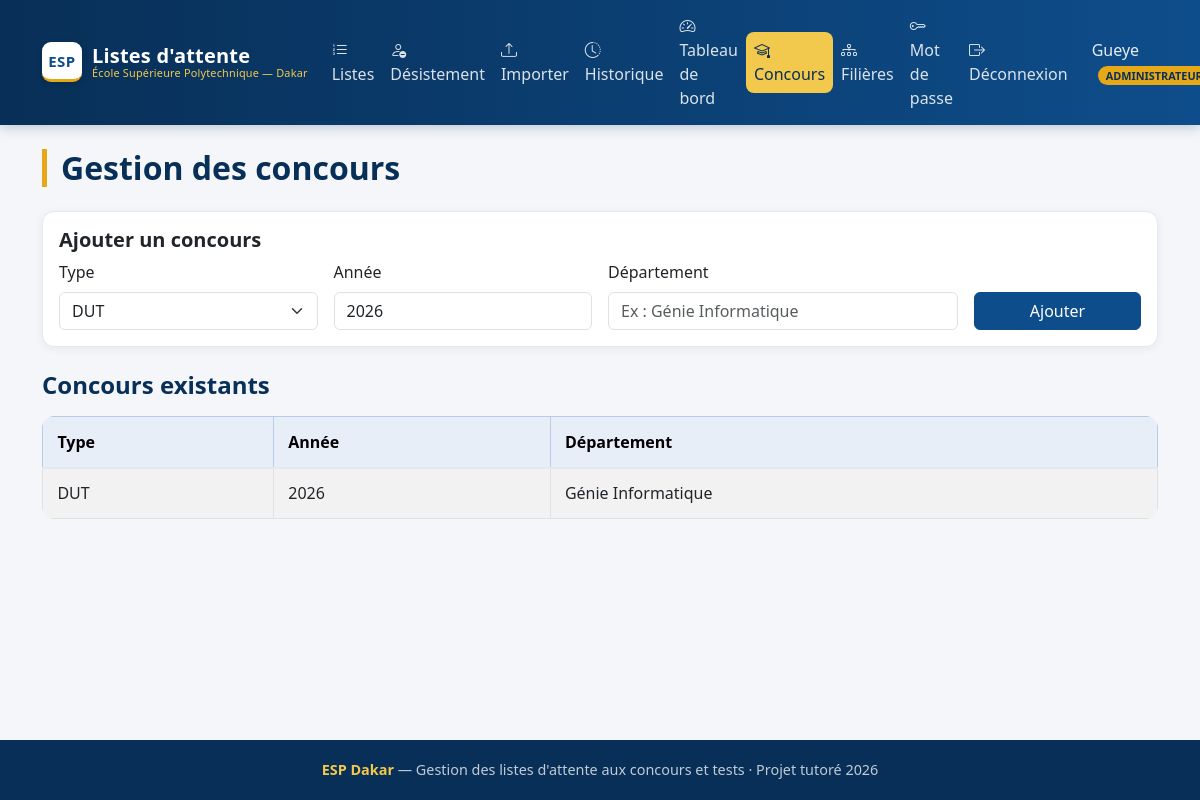
Screenshot of /pages/concours.php (signed in) with the database file from the repository.
### tables this page shows
CREATE TABLE concours (
    id INT AUTO_INCREMENT PRIMARY KEY,
    type ENUM('DUT', 'DIC', 'LICENCE') NOT NULL,
    annee INT NOT NULL,
    departement VARCHAR(100) NOT NULL
);

### pages/concours.php (the view, shortened to what this page needs)
<?php
require '../config/database.php';
include '../includes/header.php';
$concours = $pdo->query("SELECT * FROM concours ORDER BY annee DESC, type")->fetchAll();
?>
<h2 class="page-title">Gestion des concours</h2>
<div class="card mb-4">
    <div class="card-body">
        <h5 class="card-title">Ajouter un concours</h5>
        <form method="POST">
            <div class="row g-3">
                <div class="col-md-3">
                    <label class="form-label">Type</label>
                    <select name="type" class="form-select" required>
                        <option value="DUT">DUT</option>
                    </select>
                </div>
                <div class="col-md-3">
                    <label class="form-label">Année</label>
                    <input type="number" name="annee" class="form-control" value="2026" required>
                </div>
                <div class="col-md-4">
                    <label class="form-label">Département</label>
                    <input type="text" name="departement" class="form-control" placeholder="Ex : Génie Informatique" required>
                </div>
                <div class="col-md-2 d-flex align-items-end">
                    <button type="submit" class="btn btn-primary w-100">Ajouter</button>
                </div>
            </div>
        </form>
    </div>
</div>
<h4 class="mb-3">Concours existants</h4>
<table class="table table-striped table-bordered">
    <thead class="table-primary">
        <tr>
            <th>Type</th>
            <th>Année</th>
            <th>Département</th>
        </tr>
    </thead>
    <tbody>
        <?php if (count($concours) === 0): ?>
            <tr><td colspan="3" class="text-center text-muted">Aucun concours enregistré</td></tr>
        <?php else: ?>
            <?php foreach ($concours as $c): ?>
                <tr>
                    <td><?= htmlspecialchars($c['type']) ?></td>
                    <td><?= $c['annee'] ?></td>
                    <td><?= htmlspecialchars($c['departement']) ?></td>
                </tr>
            <?php endforeach; ?>
        <?php endif; ?>
    </tbody>
</table>
<?php include '../includes/footer.php'; ?>

### assets/css/style.css (style rules this page uses)
:root { --esp-blue: #0E4D8B; --esp-blue-dark: #0A3A6B; --esp-blue-darker: #082F57; --esp-gold: #E6A817; --esp-gold-light: #F2C94C; --esp-bg: #f4f6f9; --esp-surface:#ffffff; --esp-text: #243140; --esp-muted: #6b7a8d; --esp-border: #e4e9f0; --esp-radius: 12px; --esp-shadow: 0 2px 10px rgba(16, 42, 77, 0.06); --esp-shadow-hover: 0 6px 22px rgba(16, 42, 77, 0.12); --bs-primary: var(--esp-blue); --bs-primary-rgb: 14, 77, 139; }
body { background-color: var(--esp-bg); color: var(--esp-text); font-family: "Segoe UI", system-ui, -apple-system, Arial, sans-serif; display: flex; flex-direction: column; min-height: 100vh; }
h1, h2, h3, h4, h5 { color: var(--esp-blue-darker); font-weight: 600; }
.card { border: 1px solid var(--esp-border); border-radius: var(--esp-radius); box-shadow: var(--esp-shadow); transition: box-shadow .18s, transform .18s; }
.table { background: var(--esp-surface); border-radius: var(--esp-radius); overflow: hidden; }
.table > :not(caption) > * > * { padding: .8rem .9rem; }
.table thead th { border-bottom: 2px solid var(--esp-border); font-weight: 600; }
.table-primary { --bs-table-bg: #e7eef7; }
.btn-primary { background-color: var(--esp-blue); border-color: var(--esp-blue); }
.page-title { border-left: 5px solid var(--esp-gold); padding-left: 14px; margin-bottom: 1.5rem; }

### rows the page displays
concours: type "DUT", annee "2026", departement "Génie Informatique"

### other values shown
$_SESSION['nom'] "Gueye"
